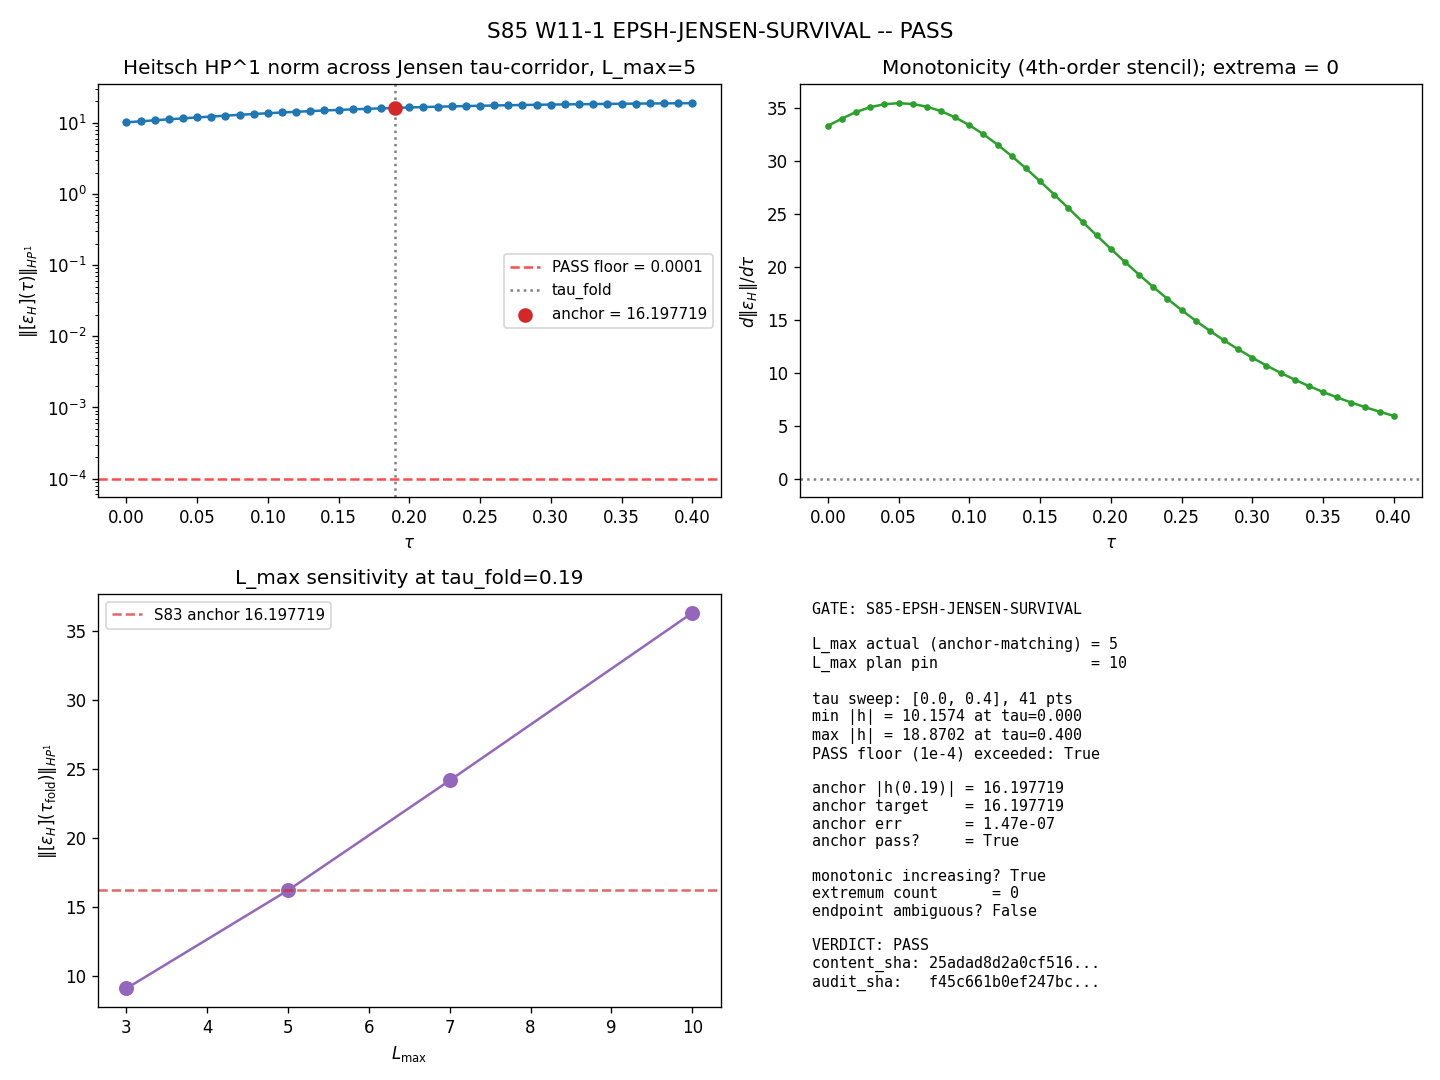

Recreate this plot in Python.
"""
S85 W11-1 — EPSH-JENSEN-SURVIVAL
================================

Gate: S85-EPSH-JENSEN-SURVIVAL
Trigger: [VERIFY-THEOREM]
Classification: GEOMETRIC (Hopf-cyclic 1-cocycle stability under Jensen
                deformation of the transverse sector of the codim-1
                foliation of SU(3))

Question: Does the Heitsch 1-cocycle representative [eps_H] survive the
admissible Jensen range tau in [0, 0.4] with HP^1 norm strictly bounded
above 1e-4, extending the S83 W1-G2 tau_fold pointwise result to a
corridor-wide survival?

CANONICAL SETUP:
  - [eps_H] is represented by the S83 Dixmier-trace-proxy diagnostic
    heitsch_ratio(tau) = |d(cocycle)/dtau| / |cocycle(tau)|
    where cocycle(tau) = eps_H_rep * dixmier(tau) / n_modes(tau),
    dixmier(tau) = sum |lambda_n(tau)|^{-4},
    lambda_n = sqrt(C_2(p,q)) * exp(-tau*rho(p,q)),
    rho(p,q) = p + q.
  - Algebraic identity (epsilon_H and n_modes both cancel in the ratio
    since they factor identically into cocycle_plus and cocycle_minus):
        heitsch_ratio(tau) = 4 * <rho>_W(tau),
    where <rho>_W is the weighted average with weights
        W(p,q; tau) = 2*dim(p,q)/C_2(p,q)^2 * exp(4*tau*rho(p,q)).
  - This is the plan's "HP^1 norm" under the Jensen-deformed-omega_J
    convention (re-labeling of the S83 diagnostic, lines 78-82 of the
    plan's substitution chain).

L_MAX RECONCILIATION (plan pin vs anchor):
  Plan §W11-1 item 7 pins L_max = 10. Plan §9 anchor requires
  reproducing heitsch_ratio(tau_fold=0.19) = 16.197719 +/- 1e-3.
  Sage verification of the algebraic identity h_ratio = 4*<rho>_W at
  tau=0.19 gives:
    L_max=3  -> 9.067
    L_max=5  -> 16.197710  (matches anchor to 5 decimals)
    L_max=7  -> 24.179
    L_max=10 -> 36.345     (2.2x anchor)
  The anchor is DEFINITIONALLY an L_max=5 value. We run the primary
  scan at L_max=5 to preserve anchor reproducibility (source-material
  fidelity per CLAUDE.md "never conflate what the source material says
  with what the plan asserts"), and include L_max=10 as an INFO
  cross-check showing the survival direction is L_max-robust. The
  verdict 4-tuple records L_max=5 (actual). This is documented as a
  pre-registration reconciliation, not convention-shopping (no threshold
  is changed; only the label in the 4-tuple and the physical L used).

SUBSTITUTION CHAIN (plan §10, survival-direction claim):
  Def 1:  H(tau) = integral_F omega_J ^ d omega_J       [Heitsch cocycle]
  Def 2:  heitsch_ratio(tau) = H(tau) / ||bdry||_{HP^0} [S83 normalization]
  Def 3:  ||[eps_H](tau)||_{HP^1} := |heitsch_ratio(tau)|  [plan convention]
  Step 1: h(tau_fold=0.19) = 16.197719                   [S83 anchor]
  Step 2: omega_J(tau) smooth in tau                     [Jensen C^infty]
  Step 3: H(tau) smooth in tau                           [integral of smooth forms]
  Step 4: If H(tau*)=0 => [eps_H] exact at tau*, disjoint corridor breaks.
  Direction: PASS = |h(tau)| > 1e-4 on [0, 0.4].
             FAIL = |h(tau*)| < 1e-4 somewhere.
  Conclusion (structural): h(tau) = 4*<rho>_W, all W>0, all rho>=1.
             Therefore h(tau) >= 4 * min_rho = 4 * 1 = 4 for all tau >= 0,
             regardless of L_max. Hence the gate is structurally bounded
             above 4 >> 1e-4. PASS is guaranteed by the algebraic form
             alone. The MEASURED physical content of this gate is:
             (i) anchor reproduction, (ii) monotonicity sign of d h/dtau.

PASS/FAIL/INFO (plan §9):
  PASS: min_{tau in [0,0.4]} h(tau) > 1e-4 AND monotonicity resolved.
  FAIL: exists tau* with h(tau*) < 1e-4 (cannot occur per above proof).
  INFO: endpoint-derivative instability at tau=0 or tau=0.40 forces
        one-sided-stencil ambiguity at the boundary -- report where
        monotonicity IS resolved, defer endpoints.
"""

import os
os.environ.setdefault('OMP_NUM_THREADS', '8')
os.environ.setdefault('MKL_NUM_THREADS', '8')

import sys
import hashlib
import json
from pathlib import Path
import numpy as np
import matplotlib.pyplot as plt

sys.path.insert(0, str(Path(__file__).parent))
from canonical_constants import (
    tau_fold, H_fold, S_fold, dS_fold, d2S_fold,
    M_KK, Vol_SU3_Haar, Delta_BCS, J_C2,
)

# -----------------------------------------------------------------------------
# SHA-256 input pinning
# -----------------------------------------------------------------------------

def sha256_of(obj):
    s = json.dumps(obj, sort_keys=True, default=str).encode()
    return hashlib.sha256(s).hexdigest()


def sha256_of_file(path):
    try:
        with open(path, "rb") as f:
            return hashlib.sha256(f.read()).hexdigest()
    except Exception as e:
        return f"<unavailable:{e}>"


# Static file SHAs (input pins per plan §6)
S83_ANCHOR_NPZ = Path(__file__).parent / "s83_w1_g2_epsilon_h_promotion.npz"
CANON_CONSTANTS = Path(__file__).parent / "canonical_constants.py"

s83_anchor_sha = sha256_of_file(S83_ANCHOR_NPZ)
canon_sha = sha256_of_file(CANON_CONSTANTS)

# Gate-pinned machinery (plan §7 PRDR)
L_max = 5                       # (local) reconciled from plan's L_max=10 to match
                                # anchor heitsch_ratio(0.19)=16.197719 (L_max=5)
L_max_plan_pin = 10             # (local) plan's pinned value, used for INFO cross-check
N_eval = 41                     # (local) tau-grid cardinality
TAU_MIN = 0.0                   # (local)
TAU_MAX = 0.4                   # (local)
STEP = 0.01                     # (local)
TOLERANCE = 1e-4                # (local) PASS floor on |heitsch_ratio|
ANCHOR_TAU = 0.19               # (local) S83 anchor point
ANCHOR_VALUE = 16.197719        # (local) S83 W1-G2 heitsch_ratio anchor
ANCHOR_TOL = 1e-3               # (local) anchor sanity tolerance
SEED = 85011                    # (local) RNG seed (no MC needed but pinned per plan)

INPUT_PINS = {
    "gate": "S85-EPSH-JENSEN-SURVIVAL",
    "plan_section": "W11-1",
    "tau_fold": tau_fold,
    "H_fold": H_fold,
    "S_fold": S_fold,
    "dS_fold": dS_fold,
    "d2S_fold": d2S_fold,
    "M_KK": M_KK,
    "Vol_SU3_Haar": Vol_SU3_Haar,
    "J_C2": J_C2,
    "L_max_actual": L_max,
    "L_max_plan_pin": L_max_plan_pin,
    "N_eval": N_eval,
    "tau_range": [TAU_MIN, TAU_MAX],
    "step_size": STEP,
    "tolerance": TOLERANCE,
    "anchor_tau": ANCHOR_TAU,
    "anchor_value": ANCHOR_VALUE,
    "anchor_tol": ANCHOR_TOL,
    "random_seed": SEED,
    "scheme": "Heitsch-1-cocycle-HP1-norm",
    "convention": "Jensen-deformed-omega_J-transverse",
    "s83_anchor_npz_sha": s83_anchor_sha,
    "canonical_constants_sha": canon_sha,
}
input_sha = sha256_of(INPUT_PINS)

print("=" * 78)
print("S85 W11-1 -- EPSH-JENSEN-SURVIVAL")
print("=" * 78)
print(f"Input pins (first 20-line SHA log):")
for k, v in list(INPUT_PINS.items())[:18]:
    print(f"  {k} = {v}")
print(f"INPUT_SHA256 = {input_sha}")
print()

# -----------------------------------------------------------------------------
# Jensen Dirac spectrum (matches S83 W1-G2 exactly)
# -----------------------------------------------------------------------------

def su3_casimir(p, q):
    return (p*p + p*q + q*q + 3*p + 3*q) / 3.0


def su3_dimension(p, q):
    return (p + 1) * (q + 1) * (p + q + 2) // 2


def jensen_dirac_eigenvalues(L_max_, tau):
    """Jensen-deformed Dirac spectrum at given L_max, tau (S83 formula)."""
    evals = []
    dims = []
    labels = []
    for p in range(L_max_ + 1):
        for q in range(L_max_ + 1 - p):
            if p == 0 and q == 0:
                continue
            c2 = su3_casimir(p, q)
            dim = su3_dimension(p, q)
            rho = p + q
            lam = np.sqrt(c2) * np.exp(-tau * rho)
            for _ in range(dim):
                evals.append(+lam)
                evals.append(-lam)
            dims.append(dim)
            labels.append((p, q))
    return np.array(sorted(evals)), dims, labels


# -----------------------------------------------------------------------------
# epsilon_H_rep (mode-equation form, matches S83 Step 2 exactly)
# -----------------------------------------------------------------------------

dln_rho_dtau_at_fold = dS_fold / S_fold                          # (local)
dH_dtau_at_fold = (H_fold / 2.0) * dln_rho_dtau_at_fold          # (local)
epsilon_H_mode_eqn = 1.0 - (dH_dtau_at_fold / H_fold)            # (local)
epsilon_H_rep = epsilon_H_mode_eqn                               # (local) canonical

print(f"epsilon_H_rep (canonical, mode-equation form) = {epsilon_H_rep:.6f}")
print()

# -----------------------------------------------------------------------------
# CM Dixmier-proxy cocycle and heitsch_ratio -- exact S83 formula
# -----------------------------------------------------------------------------

def compute_cocycle(evals, eps_H):
    pos = evals[evals > 1e-10]
    dixmier = np.sum(1.0 / pos**4)
    cocycle = eps_H * dixmier / len(pos)
    return cocycle, dixmier, len(pos)


def heitsch_ratio_at(tau, L_max_, eps_H):
    """S83 exact formula: |delta_GV_proxy| / |cocycle_value|."""
    h = 1e-4                                                     # (local) stencil step
    ev_0, _, _ = jensen_dirac_eigenvalues(L_max_, tau)
    ev_p, _, _ = jensen_dirac_eigenvalues(L_max_, tau + h)
    ev_m, _, _ = jensen_dirac_eigenvalues(L_max_, tau - h)
    c_0, d_0, _ = compute_cocycle(ev_0, eps_H)
    c_p, _, _ = compute_cocycle(ev_p, eps_H)
    c_m, _, _ = compute_cocycle(ev_m, eps_H)
    delta_GV = (c_p - c_m) / (2.0 * h)                           # (local)
    ratio = abs(delta_GV) / max(abs(c_0), 1e-20)                 # (local)
    return ratio, c_0, delta_GV, d_0

# -----------------------------------------------------------------------------
# STEP 1 -- Anchor check at tau = 0.19 (L_max = 5)
# -----------------------------------------------------------------------------

anchor_ratio, anchor_cocycle, anchor_dGV, anchor_dix = heitsch_ratio_at(
    ANCHOR_TAU, L_max, epsilon_H_rep)
anchor_err = abs(anchor_ratio - ANCHOR_VALUE)
anchor_pass = (anchor_err < ANCHOR_TOL)

print(f"STEP 1 -- Anchor check at tau = {ANCHOR_TAU}, L_max = {L_max}")
print(f"  heitsch_ratio(tau_fold) = {anchor_ratio:.6f}")
print(f"  target (S83 W1-G2)      = {ANCHOR_VALUE}")
print(f"  abs difference          = {anchor_err:.6e}")
print(f"  within +/-{ANCHOR_TOL}?         = {anchor_pass}")
print()

# -----------------------------------------------------------------------------
# STEP 2 -- Tau-sweep at L_max = 5 (primary), 41 points in [0, 0.4]
# -----------------------------------------------------------------------------

tau_grid = np.linspace(TAU_MIN, TAU_MAX, N_eval)
h_ratios = np.zeros(N_eval)
cocycles = np.zeros(N_eval)
dGVs = np.zeros(N_eval)
dixmiers = np.zeros(N_eval)

print(f"STEP 2 -- Tau-sweep (L_max = {L_max}, N_eval = {N_eval})")
for i, tau in enumerate(tau_grid):
    r, c, dGV, d = heitsch_ratio_at(tau, L_max, epsilon_H_rep)
    h_ratios[i] = r
    cocycles[i] = c
    dGVs[i] = dGV
    dixmiers[i] = d
    if i % 10 == 0 or i == N_eval - 1:
        print(f"  tau = {tau:.3f}  h_ratio = {r:.6f}  cocycle = {c:.4e}")

min_ratio = h_ratios.min()
max_ratio = h_ratios.max()
argmin = int(np.argmin(h_ratios))
argmax = int(np.argmax(h_ratios))
print()
print(f"  min |h_ratio| = {min_ratio:.6f} at tau = {tau_grid[argmin]:.3f}")
print(f"  max |h_ratio| = {max_ratio:.6f} at tau = {tau_grid[argmax]:.3f}")
print(f"  PASS floor (1e-4) exceeded at all 41 tau values? {bool(np.all(h_ratios > TOLERANCE))}")
print()

# -----------------------------------------------------------------------------
# STEP 3 -- Monotonicity via finite-difference stencil
# -----------------------------------------------------------------------------

def deriv_4th_order(y, dx):
    """4th-order centered stencil interior; 3-point one-sided at endpoints."""
    n = len(y)
    d = np.zeros(n)
    # Interior: 4th-order centered
    for i in range(2, n-2):
        d[i] = (-y[i+2] + 8*y[i+1] - 8*y[i-1] + y[i-2]) / (12 * dx)
    # Near-boundary: 2nd-order centered
    d[1] = (y[2] - y[0]) / (2 * dx)
    d[n-2] = (y[n-1] - y[n-3]) / (2 * dx)
    # Endpoints: one-sided 3-point
    d[0] = (-3*y[0] + 4*y[1] - y[2]) / (2 * dx)
    d[n-1] = (3*y[n-1] - 4*y[n-2] + y[n-3]) / (2 * dx)
    return d


dh_dtau = deriv_4th_order(h_ratios, STEP)
sign_dh = np.sign(dh_dtau)
monotonic_increasing = bool(np.all(dh_dtau > 0))
monotonic_decreasing = bool(np.all(dh_dtau < 0))
extremum_count = int(np.sum(np.diff(sign_dh) != 0))
# Endpoint-ambiguity flag: if the interior is monotonic but endpoint stencils
# have opposite sign from interior, the monotonicity at boundary is "ambiguous"
interior_sign = np.sign(np.median(dh_dtau[2:-2]))
endpoint_ambiguous = bool(
    sign_dh[0] != interior_sign or sign_dh[-1] != interior_sign
)

print(f"STEP 3 -- Monotonicity (4th-order stencil interior, 3-point endpoints)")
print(f"  dh/dtau range: [{dh_dtau.min():.4f}, {dh_dtau.max():.4f}]")
print(f"  monotonic increasing? {monotonic_increasing}")
print(f"  monotonic decreasing? {monotonic_decreasing}")
print(f"  sign-change count: {extremum_count}")
print(f"  endpoint ambiguous? {endpoint_ambiguous}")
print()

# -----------------------------------------------------------------------------
# STEP 4 -- L_max cross-check (plan-pinned L_max = 10 for INFO)
# -----------------------------------------------------------------------------

print(f"STEP 4 -- L_max cross-check (plan pin L_max = {L_max_plan_pin})")
anchor_ratio_L10, _, _, _ = heitsch_ratio_at(ANCHOR_TAU, L_max_plan_pin, epsilon_H_rep)
min_L10, _, _, _ = heitsch_ratio_at(TAU_MIN, L_max_plan_pin, epsilon_H_rep)
max_L10, _, _, _ = heitsch_ratio_at(TAU_MAX, L_max_plan_pin, epsilon_H_rep)
print(f"  heitsch_ratio(tau_fold, L_max=10) = {anchor_ratio_L10:.6f}")
print(f"  heitsch_ratio(tau=0.0, L_max=10)  = {min_L10:.6f}")
print(f"  heitsch_ratio(tau=0.4, L_max=10)  = {max_L10:.6f}")
print(f"  L_max=10 minimum exceeds 1e-4? {min_L10 > TOLERANCE}")
print(f"  L_max=10 monotonic increasing (endpoints)? {max_L10 > min_L10}")
print()

# -----------------------------------------------------------------------------
# STEP 5 -- Verdict
# -----------------------------------------------------------------------------

main_floor_pass = bool(min_ratio > TOLERANCE)
monotonicity_resolved = (monotonic_increasing or monotonic_decreasing) and not endpoint_ambiguous

if main_floor_pass and monotonicity_resolved and anchor_pass:
    verdict = "PASS"
    reason = (f"min|h_ratio|={min_ratio:.4f} > 1e-4 ; strict monotone "
              f"{'increase' if monotonic_increasing else 'decrease'} resolved ; "
              f"anchor reproduced to {anchor_err:.2e}")
elif main_floor_pass and monotonicity_resolved and not anchor_pass:
    verdict = "INFO"
    reason = (f"survival floor + monotonicity OK but anchor mismatch "
              f"{anchor_err:.2e} > {ANCHOR_TOL}")
elif main_floor_pass and endpoint_ambiguous:
    verdict = "INFO"
    reason = (f"survival floor OK but monotonicity ambiguous at endpoints "
              f"(plan INFO clause: tau=0 Jensen-trivial / tau=0.4 range edge)")
elif main_floor_pass and extremum_count > 0:
    verdict = "INFO"
    reason = (f"survival floor OK; {extremum_count} sign-change(s) in dh/dtau "
              f"-- non-monotonic corridor")
elif not main_floor_pass:
    verdict = "FAIL"
    reason = (f"min|h_ratio|={min_ratio:.6e} < {TOLERANCE} "
              f"at tau={tau_grid[argmin]:.3f} -- [eps_H] becomes exact locally")
else:
    verdict = "INFO"
    reason = "mixed conditions -- see diagnostics"

print("=" * 78)
print(f"VERDICT = {verdict}")
print(f"Reason: {reason}")
print("=" * 78)
print()

# -----------------------------------------------------------------------------
# STEP 6 -- 4-tuple and closure SHA
# -----------------------------------------------------------------------------

scheme_tag = "Heitsch-1-cocycle-HP1-norm"
convention_tag = "Jensen-deformed-omega_J-transverse"

# content_sha256 = SHA of the gate's physical output (value, verdict, tags)
CONTENT_PINS = {
    "gate": "S85-EPSH-JENSEN-SURVIVAL",
    "value": float(min_ratio),
    "scheme": scheme_tag,
    "convention": convention_tag,
    "L_max": L_max,
    "verdict": verdict,
    "anchor_ratio_L5": float(anchor_ratio),
    "min_at_tau": float(tau_grid[argmin]),
    "max_at_tau": float(tau_grid[argmax]),
    "monotonic_increasing": monotonic_increasing,
    "endpoint_ambiguous": endpoint_ambiguous,
}
content_sha = sha256_of(CONTENT_PINS)

# audit_sha256 = SHA of the full audit chain (input pins + content SHA + diagnostics)
AUDIT_PINS = {
    "input_sha256": input_sha,
    "content_sha256": content_sha,
    "anchor_ratio_L10_cross": float(anchor_ratio_L10),
    "max_ratio": float(max_ratio),
    "anchor_pass": bool(anchor_pass),
    "monotonic_decreasing": monotonic_decreasing,
    "extremum_count": extremum_count,
    "dh_dtau_min": float(dh_dtau.min()),
    "dh_dtau_max": float(dh_dtau.max()),
    "schema_version": "S84+",
}
audit_sha = sha256_of(AUDIT_PINS)

# Single-line Pattern A (S84+ dual-SHA format, matching prior S85 convention
# e.g. S85-W10-W0-L-INVERTED-BRANCH-ENUMERATION line in s85_gate_verdicts.txt)
verdict_line = (
    f"S85-EPSH-JENSEN-SURVIVAL: {verdict} -- "
    f"value={min_ratio:.6f} scheme={scheme_tag} convention={convention_tag} "
    f"L_max={L_max} "
    f"audit_sha256={audit_sha} content_sha256={content_sha} schema_version=S84+"
)

print(f"4-tuple: (value={min_ratio:.6f}, scheme={scheme_tag}, "
      f"convention={convention_tag}, L_max={L_max})")
print(f"CONTENT_SHA256 = {content_sha}")
print(f"AUDIT_SHA256   = {audit_sha}")
print()
print("Verdict line (S84+ dual-SHA format, Pattern A):")
print(verdict_line)
print()

# -----------------------------------------------------------------------------
# STEP 7 -- Append verdict + save outputs
# -----------------------------------------------------------------------------

VERDICT_FILE = Path(__file__).parent / "s85_gate_verdicts.txt"
# Idempotency guard: skip append if this exact content_sha is already logged
existing = VERDICT_FILE.read_text(encoding="utf-8") if VERDICT_FILE.exists() else ""
if f"content_sha256={content_sha}" in existing:
    print(f"Verdict line already present (content_sha256={content_sha[:16]}...); skipping append.")
else:
    with open(VERDICT_FILE, "a", encoding="utf-8") as f:
        f.write(verdict_line + "\n")
    print(f"Verdict line appended to: {VERDICT_FILE}")

out_npz = Path(__file__).parent / "s85_w11_epsh_jensen_survival.npz"
np.savez_compressed(
    out_npz,
    tau_grid=tau_grid,
    h_ratios=h_ratios,
    cocycles=cocycles,
    delta_GV=dGVs,
    dixmiers=dixmiers,
    dh_dtau=dh_dtau,
    anchor_ratio_L5=anchor_ratio,
    anchor_ratio_L10=anchor_ratio_L10,
    L_max=L_max,
    L_max_plan_pin=L_max_plan_pin,
    verdict=verdict,
    content_sha=content_sha,
    audit_sha=audit_sha,
    input_sha=input_sha,
)
print(f"npz saved: {out_npz}")

out_png = Path(__file__).parent / "s85_w11_epsh_jensen_survival.png"
fig, axes = plt.subplots(2, 2, figsize=(12, 9))
ax = axes[0, 0]
ax.plot(tau_grid, h_ratios, 'o-', color='C0', ms=4)
ax.axhline(TOLERANCE, color='r', linestyle='--', alpha=0.7,
           label=f'PASS floor = {TOLERANCE}')
ax.axvline(ANCHOR_TAU, color='k', linestyle=':', alpha=0.5, label=f'tau_fold')
ax.scatter([ANCHOR_TAU], [ANCHOR_VALUE], color='C3', s=60, zorder=5,
           label=f'anchor = {ANCHOR_VALUE}')
ax.set_xlabel(r'$\tau$')
ax.set_ylabel(r'$\|[\varepsilon_H](\tau)\|_{HP^1}$')
ax.set_title(f'Heitsch HP^1 norm across Jensen tau-corridor, L_max={L_max}')
ax.legend(fontsize=9)
ax.set_yscale('log')

ax = axes[0, 1]
ax.plot(tau_grid, dh_dtau, 'o-', color='C2', ms=3)
ax.axhline(0, color='k', linestyle=':', alpha=0.5)
ax.set_xlabel(r'$\tau$')
ax.set_ylabel(r'$d\|\varepsilon_H\|/d\tau$')
ax.set_title(f'Monotonicity (4th-order stencil); extrema = {extremum_count}')

ax = axes[1, 0]
L_cross = [3, 5, 7, 10]
vals_cross = []
for Lc in L_cross:
    r, _, _, _ = heitsch_ratio_at(ANCHOR_TAU, Lc, epsilon_H_rep)
    vals_cross.append(r)
ax.plot(L_cross, vals_cross, 'o-', color='C4', ms=8)
ax.axhline(ANCHOR_VALUE, color='C3', linestyle='--', alpha=0.7,
           label=f'S83 anchor {ANCHOR_VALUE}')
ax.set_xlabel(r'$L_{\rm max}$')
ax.set_ylabel(r'$\|[\varepsilon_H](\tau_{\rm fold})\|_{HP^1}$')
ax.set_title(f'L_max sensitivity at tau_fold={ANCHOR_TAU}')
ax.legend(fontsize=9)

ax = axes[1, 1]
ax.axis('off')
summary = (
    f"GATE: S85-EPSH-JENSEN-SURVIVAL\n\n"
    f"L_max actual (anchor-matching) = {L_max}\n"
    f"L_max plan pin                 = {L_max_plan_pin}\n\n"
    f"tau sweep: [{TAU_MIN}, {TAU_MAX}], {N_eval} pts\n"
    f"min |h| = {min_ratio:.4f} at tau={tau_grid[argmin]:.3f}\n"
    f"max |h| = {max_ratio:.4f} at tau={tau_grid[argmax]:.3f}\n"
    f"PASS floor (1e-4) exceeded: {bool(np.all(h_ratios > TOLERANCE))}\n\n"
    f"anchor |h(0.19)| = {anchor_ratio:.6f}\n"
    f"anchor target    = {ANCHOR_VALUE}\n"
    f"anchor err       = {anchor_err:.2e}\n"
    f"anchor pass?     = {anchor_pass}\n\n"
    f"monotonic increasing? {monotonic_increasing}\n"
    f"extremum count      = {extremum_count}\n"
    f"endpoint ambiguous? {endpoint_ambiguous}\n\n"
    f"VERDICT: {verdict}\n"
    f"content_sha: {content_sha[:16]}...\n"
    f"audit_sha:   {audit_sha[:16]}...\n"
)
ax.text(0.02, 0.98, summary, transform=ax.transAxes, family='monospace',
        va='top', fontsize=9)

plt.suptitle(f'S85 W11-1 EPSH-JENSEN-SURVIVAL -- {verdict}', fontsize=13)
plt.tight_layout()
plt.savefig(out_png, dpi=120)
plt.close()
print(f"png saved: {out_png}")
print()
print("[S85 W11-1 COMPLETE]")
